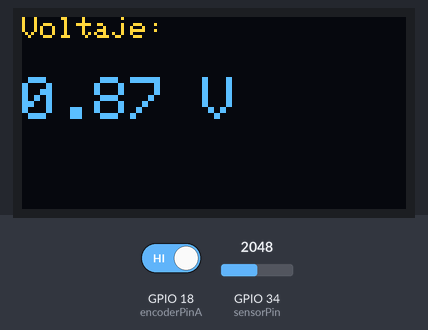
Recording of a sketch running on a simulated ESP32. On the bench: 128×64 one-colour display. Inputs (shaded band) come from the test bench; at power-on: GPIO 34 (sensorPin) = 2048, GPIO 18 (encoderPinA) HIGH. The OLED is the two-colour kind (top 16 rows yellow); what the sketch prints to the serial monitor is not drawn.

Above: at 1.27 s.
1.3 s: GPIO 34 (sensorPin) set to 2866
At 1.47 s:
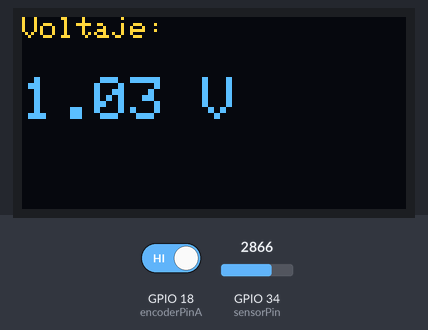
3.1 s: GPIO 34 (sensorPin) set to 3603
At 5.92 s:
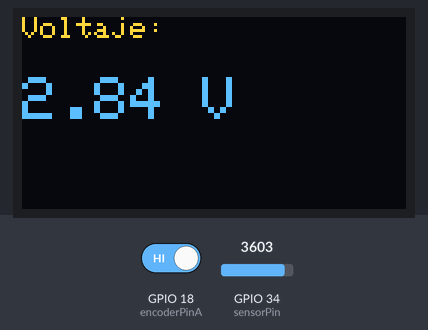
6.3 s: GPIO 34 (sensorPin) set to 4095
At 8.63 s:
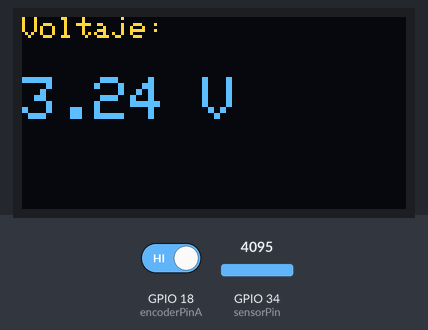

The sketch:

code.ino
```cpp
#include <Wire.h>
#include <Adafruit_GFX.h>
#include <Adafruit_SSD1306.h>
#include <ArduinoJson.h>

// Configuración de la pantalla OLED
#define SCREEN_WIDTH 128 // Ancho de la pantalla OLED en píxeles
#define SCREEN_HEIGHT 64 // Alto de la pantalla OLED en píxeles
#define OLED_RESET -1    // Reset de la pantalla (usualmente no se necesita)
#define OLED_ADDR 0x3C   // Dirección I2C de la pantalla OLED

Adafruit_SSD1306 display(SCREEN_WIDTH, SCREEN_HEIGHT, &Wire, OLED_RESET);

// Pines y variables sensor de presión
const int sensorPin = 34; // Pin analógico en ESP32 (usar un pin ADC como 34)
const int numReadings = 10; // Número de lecturas para el promediado
float readings[numReadings]; // Array para almacenar lecturas
int readIndex = 0; // Cambio de nombre de 'index' para evitar conflicto
float total = 0;
float average = 0;
float filteredVoltage = 0; // Salida del filtro exponencial
const float alpha = 0.1;  // Factor de suavizado (0.1 = 10% peso)

// Pines y variables del encoder
const int encoderPinA = 18; // Cambiar a un pin adecuado en ESP32
const int encoderPinB = 19; // Cambiar a un pin adecuado en ESP32

// Variables para almacenar los pulsos
volatile long pulseCount = 0;

// Parámetros del sistema
const float diametroRueda = 0.066; // Diámetro de la rueda en metros
const float wheelCircumference = 3.1416 * diametroRueda; // Circunferencia de la rueda en metros
const int pulsesPerRevolution = 5000; // Pulsos por vuelta del encoder

// Distancia por pulso
const float distancePerPulse = wheelCircumference / pulsesPerRevolution;

// Variables para controlar la frecuencia de muestreo
unsigned long previousMillis = 0;
const int sampleInterval = 100; // Intervalo en milisegundos (100 ms = ~10 Hz)

void setup() {
  Serial.begin(2000000); // Cambiar la velocidad a 115200 para ESP32

  // Configurar los pines del encoder
  pinMode(encoderPinA, INPUT);
  pinMode(encoderPinB, INPUT);

  // Inicializar el buffer de lecturas a cero
  for (int i = 0; i < numReadings; i++) {
    readings[i] = 0;
  }

  // Habilitar interrupciones en el pin A
  attachInterrupt(digitalPinToInterrupt(encoderPinA), updateEncoder, RISING);

  // Inicializar la pantalla OLED
  if (!display.begin(SSD1306_SWITCHCAPVCC, OLED_ADDR)) {
    Serial.println(F("Fallo en OLED, revisa la conexión"));
    while (true);
  }
  display.clearDisplay();
}

void loop() {
  unsigned long currentMillis = millis();

  // Enviar datos cada intervalo de muestreo
  if (currentMillis - previousMillis >= sampleInterval) {
    previousMillis = currentMillis;

    // Leer voltaje estabilizado
    float voltage = readStableVoltage();

    // Convertir los pulsos a distancia en milímetros
    float distance = 2*pulseCount * distancePerPulse;

    // Crear objeto JSON
    StaticJsonDocument<200> doc;
    doc["voltage"] = voltage;
    doc["distance"] = distance;

    // Serializar a JSON y enviar
    serializeJson(doc, Serial);
    Serial.println(); // Nueva línea para finalizar el JSON

    // Mostrar voltaje en la pantalla OLED
    display.clearDisplay();
    display.setTextSize(1);
    display.setTextColor(SSD1306_WHITE);
    display.setCursor(0, 0);
    display.println("Voltaje:");
    display.setTextSize(2);
    display.setCursor(0, 20);
    display.print(voltage);
    display.println(" V");
    display.display();
  }
}

// Función para leer voltaje estabilizado
float readStableVoltage() {
  // Leer el valor analógico (0 a 4095 en ESP32)
  int sensorPressureValue = analogRead(sensorPin);

  // Convertir el valor analógico a voltaje (ESP32 tiene un rango de 0 a 3.3V)
  float voltage = sensorPressureValue * (3.3 / 4095.0);

  // Filtro de promediado
  total -= readings[readIndex];
  readings[readIndex] = voltage;
  total += readings[readIndex];
  readIndex = (readIndex + 1) % numReadings;
  average = total / numReadings;

  // Filtro de media móvil exponencial
  filteredVoltage = alpha * average + (1 - alpha) * filteredVoltage;

  return filteredVoltage; // Retorna el voltaje filtrado
}

// Función de interrupción para actualizar el conteo de pulsos
void updateEncoder() {
  int LSB = digitalRead(encoderPinB); // Least Significant Bit

  if (LSB == HIGH) {
    pulseCount++;
  } else {
    pulseCount--;
  }
}
```
